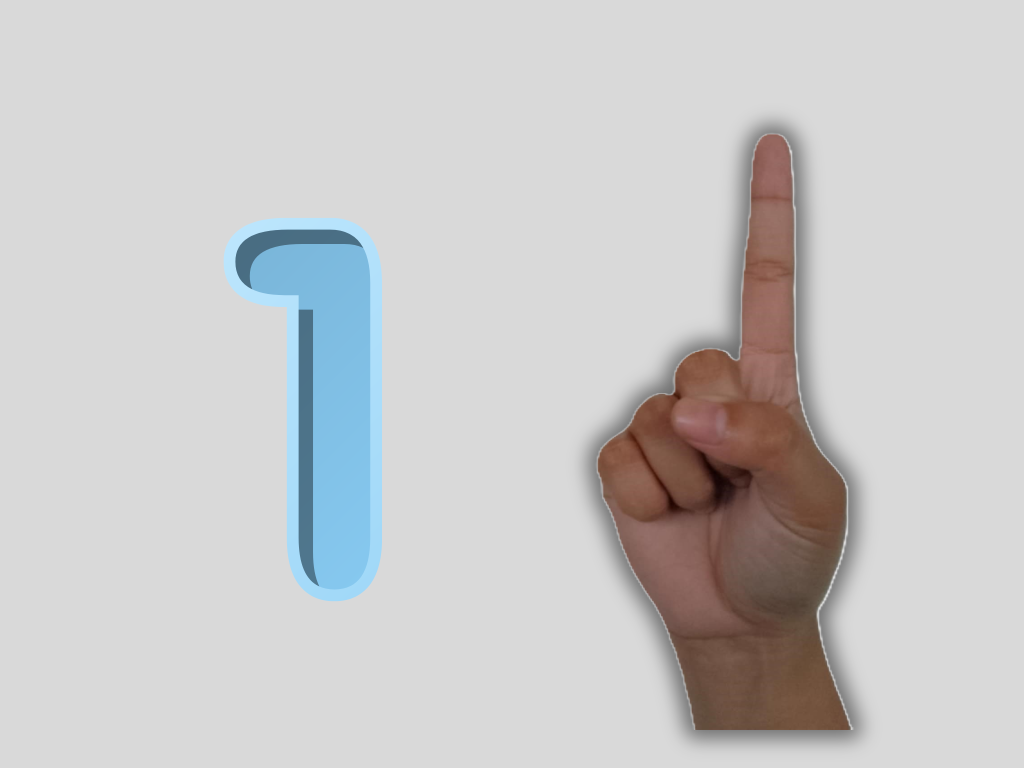
#> input picture sign-talk/assets/images/categories/numbers/1.png, 2048 x 1536 px (shown at 1/2 size); its folder holds 4 pictures in this run
$ python compressor_of_pic.py
#> lines starting #> are read from the running program, lines starting #| are printed output that depends on the picture
import os
from PIL import Image

def compress_image(image_path, output_path, target_size_kb=30, quality_step=5):
#> called with target_size_kb = 30, quality_step = 5
    img = Image.open(image_path)
#> img is the input picture: PIL image 2048x1536 RGBA; mean R, G, B, A 201.1, 200.4, 200.7, 255

    # Resize image if necessary (optional: adjust dimensions to reduce file size)
    max_dimension = 800  # Resize image to a max of 800px on the longest side, can be adjusted
    img.thumbnail((max_dimension, max_dimension), Image.Resampling.LANCZOS)
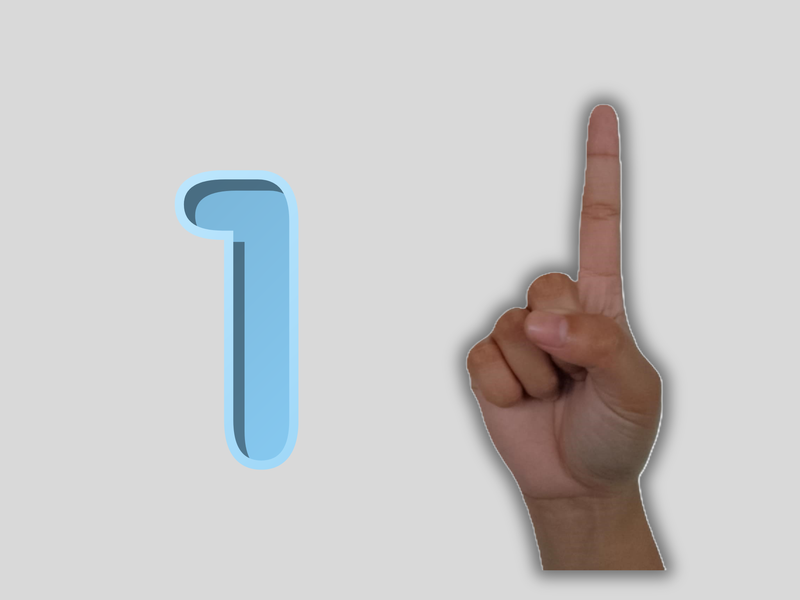
#> img: PIL image 800x600 RGBA; mean R, G, B, A 201.1, 200.4, 200.7, 255

    # Save with decreasing quality until target size is met
    quality = 85
    while quality > 10:  # Don't lower quality too much to avoid heavy degradation
        img.save(output_path, optimize=True, quality=quality)
        file_size_kb = os.path.getsize(output_path) / 1024  # Get size in KB

        if file_size_kb <= target_size_kb:
            print(f"Image saved at {file_size_kb:.2f} KB with quality {quality}")
            break
        quality -= quality_step
#> after the loop, quality = 10

def optimize_images_in_folder(folder_path):
    # Create a subfolder named "compressed" inside the folder
    compressed_folder = os.path.join(folder_path, "compressed")
    if not os.path.exists(compressed_folder):
        os.makedirs(compressed_folder)

    # Loop through all files in the folder
    for filename in os.listdir(folder_path):
        file_path = os.path.join(folder_path, filename)

        # Check if the file is an image (by extension)
        if filename.lower().endswith(('.png', '.jpg', '.jpeg')):
            try:
                # Define compressed image path
                compressed_image_path = os.path.join(compressed_folder, filename)

                # Compress the image to target 20-30KB
                compress_image(file_path, compressed_image_path, target_size_kb=30)

            except Exception as e:
                print(f"Could not process {filename}: {e}")

if __name__ == "__main__":
    # Specify the folder path where the images are located
    folder_path = './sign-talk/assets/images/categories/numbers/'
    optimize_images_in_folder(folder_path)
